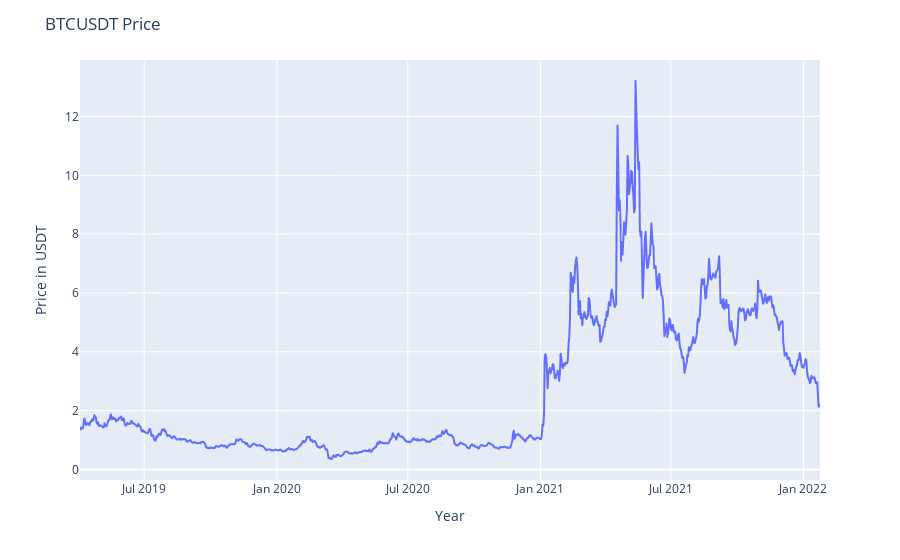

The notebook cell saved with this chart:
### Code cell
fig = px.line(btc_daily, x=btc_daily.index, y="Close",)
fig.update_layout(
    yaxis_title="Price in USDT", 
    xaxis_title="Year",
    legend_title="", 
    title="BTCUSDT Price"
)
fig.show()

### Figure 1 — Plotly figure (JSON) as saved in the notebook; plotly's stock layout.template omitted (floating-point values rounded to 4 significant figures; data arrays with more than 128 entries replaced by an {"elided": "..."} marker saying what was removed)
{"data": [{"hovertemplate": "Close time=%{x}<br>Close=%{y}<extra></extra>", "legendgroup": "", "line": {"color": "#636efa", "dash": "solid"}, "mode": "lines", "name": "", "showlegend": false, "type": "scattergl", "x": {"elided": "1028 str values"}, "xaxis": "x", "y": {"elided": "1028 float values"}, "yaxis": "y"}], "layout": {"legend": {"title": {"text": ""}, "tracegroupgap": 0}, "margin": {"t": 60}, "title": {"text": "BTCUSDT Price"}, "xaxis": {"anchor": "y", "domain": [0, 1], "title": {"text": "Year"}}, "yaxis": {"anchor": "x", "domain": [0, 1], "title": {"text": "Price in USDT"}}}}
